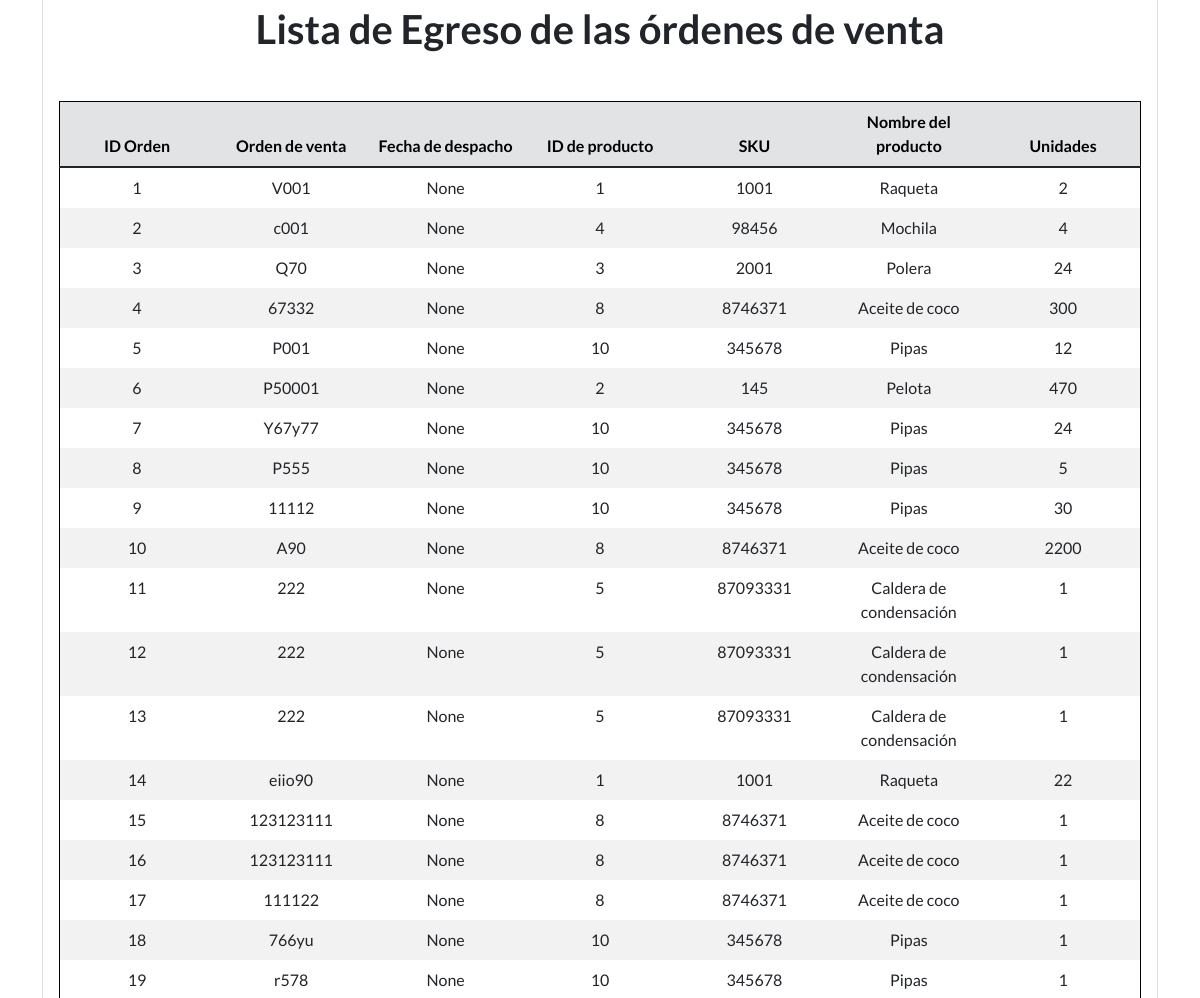
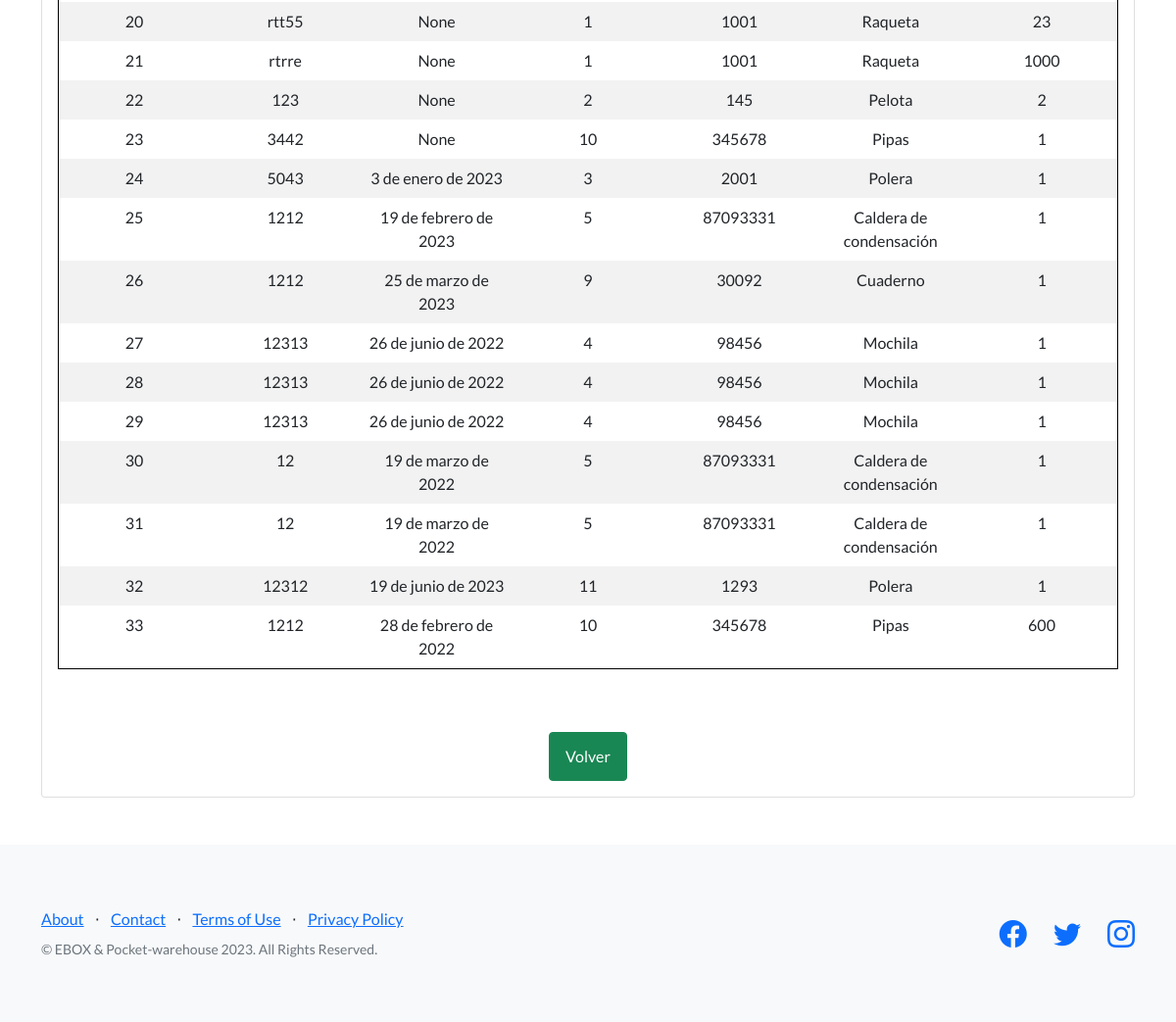
Before: /eboxApp/egreso/wEgreso_full/ (lower part) with the older database file (2 pictures, top to bottom).
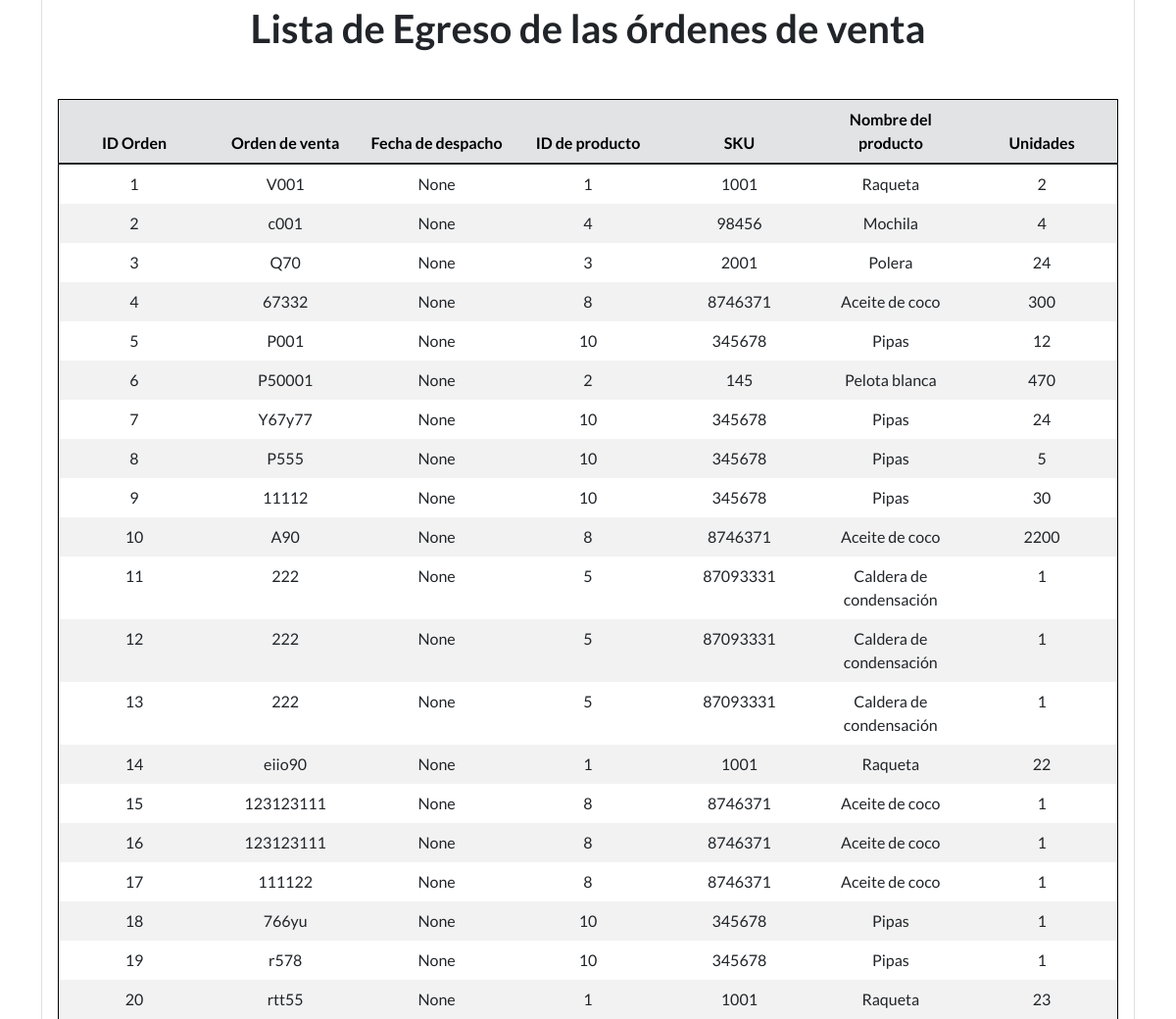
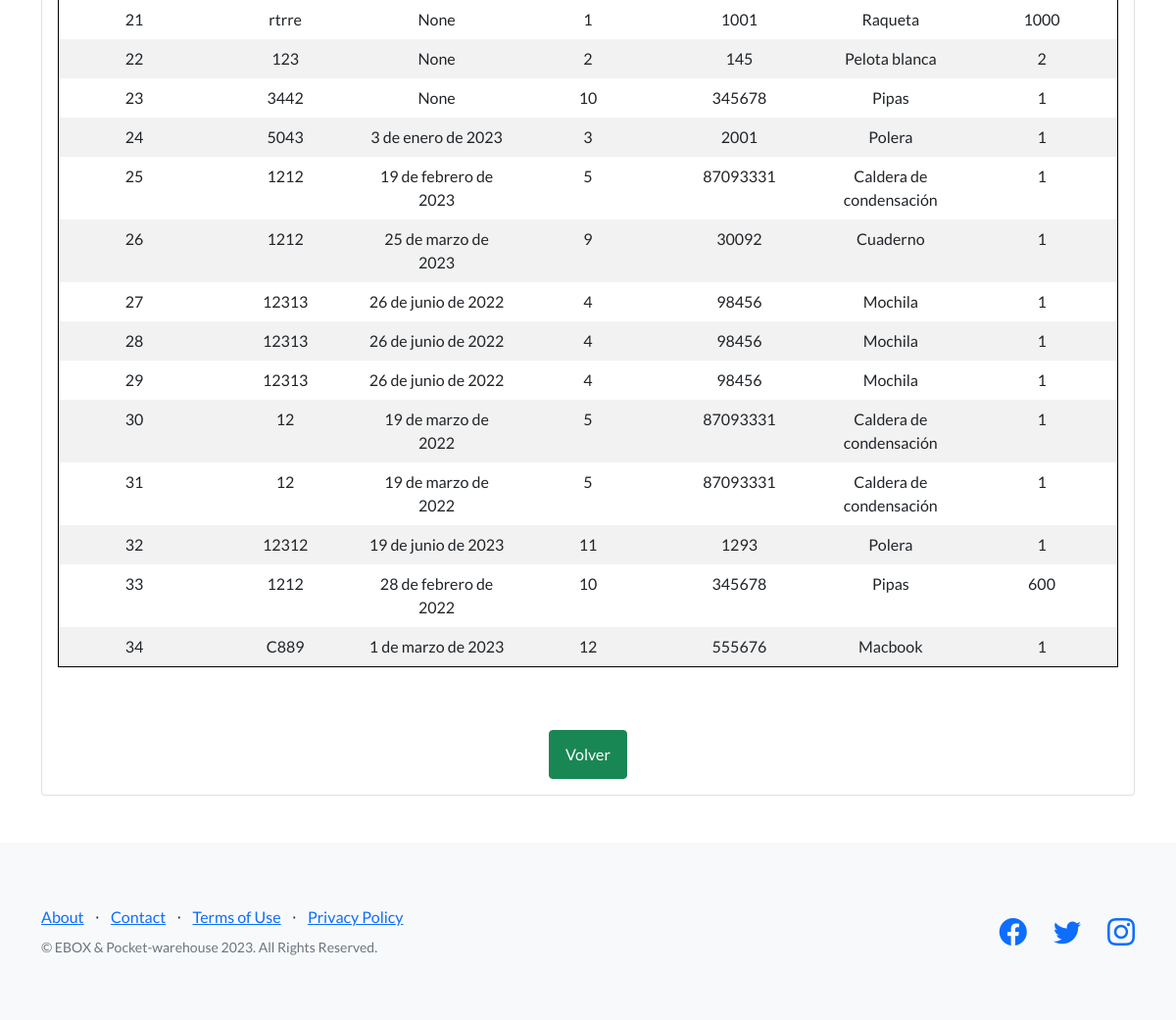
After: the same page with the newer database file (2 pictures, top to bottom).
### eboxApp/models.py (models this page shows, shortened)
class Salida(models.Model):
    sku_out = models.ForeignKey(Maestra, on_delete=models.CASCADE)
    unidades_out = models.IntegerField()
    orden_venta = models.CharField(max_length=100)
    fecha_despacho = models.DateField(null=True)

class Maestra(models.Model):
    nombre_producto = models.CharField(max_length=300)
    numero_sku = models.CharField(max_length=300)
    categoria = models.CharField(max_length=300)

### eboxApp/views.py (the view)
# urls.py: path('egreso/wEgreso_full/', views.buscarEgreso, name = 'buscarTodoEgreso'),
def buscarEgreso(request):
    if request.method == 'GET': # si existe un post
        salidas = Salida.objects.all()
        return render(request, 'eboxApp/wEgreso_full.html', {'salidas':salidas })

### eboxApp/templates/eboxApp/wEgreso_full.html
{% extends "eboxApp/base.html" %}
{% load static %}
{% block contenido_que_cambia %}
<div class="container">
    <div class="card mt-4">
        <div class="card-body">
            <h1 class="text-center my-5">Lista de Egreso de las órdenes de venta </h1>
            {% if salidas %}
            <div class="table-responsive">
                <table class="table">
                    <thead >
                        <tr class = "table-secondary">
                            <th scope="col">ID Orden</th>
                            <th scope="col">Orden de venta</th>
                            <th scope="col">Fecha de despacho</th>
                            <th scope="col">ID de producto</th>
                            <th scope="col">SKU</th>
                            <th scope="col">Nombre del producto</th>
                            <th scope="col">Unidades</th>
                        </tr>
                    </thead>
                    <tbody>
                        {% for i in salidas %}
                        <tr>
                            <td>{{ i.pk }}</td>
                            <td>{{ i.orden_venta }}</td>
                            <td>{{ i.fecha_despacho }}</td>
                            <td>{{ i.sku_out.id }}</td>
                            <td>{{ i.sku_out.numero_sku }}</td>
                            <td>{{ i.sku_out.nombre_producto }}</td>
                            <td>{{ i.unidades_out }}</td>
                        </tr>
                        {% endfor %}
                    </tbody>
                </table>
            </div>
            <div class="text-center mt-5">
                <a class="btn btn-success" href="{% url 'eboxApp:Egreso' %}">Volver</a>
            </div>
            {% else %}
            <div class="text-center">
                <h1>No hay datos</h1>
                <a class="btn btn-warning" href="{% url 'eboxApp:Egreso' %}">Volver</a>
            </div>
            {% endif %}
        </div>
    </div>
</div>
{% endblock %}

Changed rows visible on the page:
changed through a linked row, Salida id 6: sku_out.nombre_producto "Pelota" → "Pelota blanca"
changed through a linked row, Salida id 22: sku_out.nombre_producto "Pelota" → "Pelota blanca"
added Salida: pk "34", orden_venta "C889", fecha_despacho "1 de marzo de 2023", sku_out.id "12", sku_out.numero_sku "555676", sku_out.nombre_producto "Macbook", unidades_out "1"
